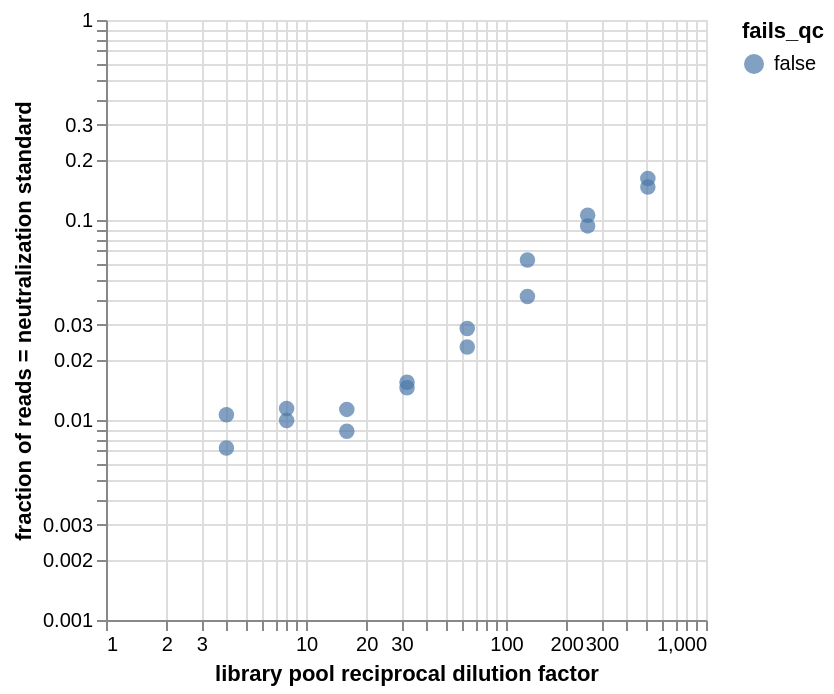

Notebook cell for this chart:
### Code cell
# Scatterplot of the same data as above, plotted by dilution factor
alt.Chart(neut_standard_fracs).mark_circle(size=60).encode(
    alt.X('dilution_factor:Q', 
          scale=alt.Scale(type='log'),
          title='library pool reciprocal dilution factor'),
    alt.Y('neut_standard_frac:Q', 
          scale=alt.Scale(type='log'),
          title='fraction of reads = neutralization standard'),
    color='fails_qc',
    tooltip=['well', 'dilution_factor', 'neut_standard_frac', 'total_count']
).interactive()

### Figure 1 — Vega-Lite specification as saved in the notebook (floating-point values rounded to 4 significant figures)
{"config": {"view": {"continuousWidth": 300, "continuousHeight": 300}}, "data": {"name": "data-32d647585fe33cf57078131ea20a3c61"}, "mark": {"type": "circle", "size": 60}, "encoding": {"color": {"field": "fails_qc", "type": "nominal"}, "tooltip": [{"field": "well", "type": "nominal"}, {"field": "dilution_factor", "type": "quantitative"}, {"field": "neut_standard_frac", "type": "quantitative"}, {"field": "total_count", "type": "quantitative"}], "x": {"field": "dilution_factor", "scale": {"type": "log"}, "title": "library pool reciprocal dilution factor", "type": "quantitative"}, "y": {"field": "neut_standard_frac", "scale": {"type": "log"}, "title": "fraction of reads = neutralization standard", "type": "quantitative"}}, "params": [{"name": "param_1e9efca18e7a2868", "select": {"type": "interval", "encodings": ["x", "y"]}, "bind": "scales"}], "$schema": "https://vega.github.io/schema/vega-lite/v6.1.0.json", "datasets": {"data-32d647585fe33cf57078131ea20a3c61": [{"well": "A1", "sample_well": "A1-none-4-1 (A1)", "dilution_factor": 4, "total_count": 4707739, "neut_standard_count": 49971, "neut_standard_frac": 0.01061, "fails_qc": false}, {"well": "A2", "sample_well": "A2-none-4-2 (A2)", "dilution_factor": 4, "total_count": 1305329, "neut_standard_count": 9447, "neut_standard_frac": 0.007237, "fails_qc": false}, {"well": "B1", "sample_well": "B1-none-8-1 (B1)", "dilution_factor": 8, "total_count": 6884304, "neut_standard_count": 78515, "neut_standard_frac": 0.0114, "fails_qc": false}, {"well": "B2", "sample_well": "B2-none-8-2 (B2)", "dilution_factor": 8, "total_count": 3091520, "neut_standard_count": 30744, "neut_standard_frac": 0.009945, "fails_qc": false}, {"well": "C1", "sample_well": "C1-none-16-1 (C1)", "dilution_factor": 16, "total_count": 4940138, "neut_standard_count": 43442, "neut_standard_frac": 0.008794, "fails_qc": false}, {"well": "C2", "sample_well": "C2-none-16-2 (C2)", "dilution_factor": 16, "total_count": 3893758, "neut_standard_count": 43993, "neut_standard_frac": 0.0113, "fails_qc": false}, {"well": "D1", "sample_well": "D1-none-32-1 (D1)", "dilution_factor": 32, "total_count": 4174299, "neut_standard_count": 60544, "neut_standard_frac": 0.0145, "fails_qc": false}, {"well": "D2", "sample_well": "D2-none-32-2 (D2)", "dilution_factor": 32, "total_count": 4325419, "neut_standard_count": 66824, "neut_standard_frac": 0.01545, "fails_qc": false}, {"well": "E1", "sample_well": "E1-none-64-1 (E1)", "dilution_factor": 64, "total_count": 4172142, "neut_standard_count": 96748, "neut_standard_frac": 0.02319, "fails_qc": false}, {"well": "E2", "sample_well": "E2-none-64-2 (E2)", "dilution_factor": 64, "total_count": 5956051, "neut_standard_count": 170861, "neut_standard_frac": 0.02869, "fails_qc": false}, {"well": "F1", "sample_well": "F1-none-128-1 (F1)", "dilution_factor": 128, "total_count": 5557343, "neut_standard_count": 230520, "neut_standard_frac": 0.04148, "fails_qc": false}, {"well": "F2", "sample_well": "F2-none-128-2 (F2)", "dilution_factor": 128, "total_count": 2697531, "neut_standard_count": 170047, "neut_standard_frac": 0.06304, "fails_qc": false}, {"well": "G1", "sample_well": "G1-none-256-1 (G1)", "dilution_factor": 256, "total_count": 10158057, "neut_standard_count": 1072591, "neut_standard_frac": 0.1056, "fails_qc": false}, {"well": "G2", "sample_well": "G2-none-256-2 (G2)", "dilution_factor": 256, "total_count": 3390872, "neut_standard_count": 316863, "neut_standard_frac": 0.09345, "fails_qc": false}, {"well": "H1", "sample_well": "H1-none-512-1 (H1)", "dilution_factor": 512, "total_count": 8113679, "neut_standard_count": 1308064, "neut_standard_frac": 0.1612, "fails_qc": false}, {"well": "H2", "sample_well": "H2-none-512-2 (H2)", "dilution_factor": 512, "total_count": 2871492, "neut_standard_count": 419706, "neut_standard_frac": 0.1462, "fails_qc": false}]}}
